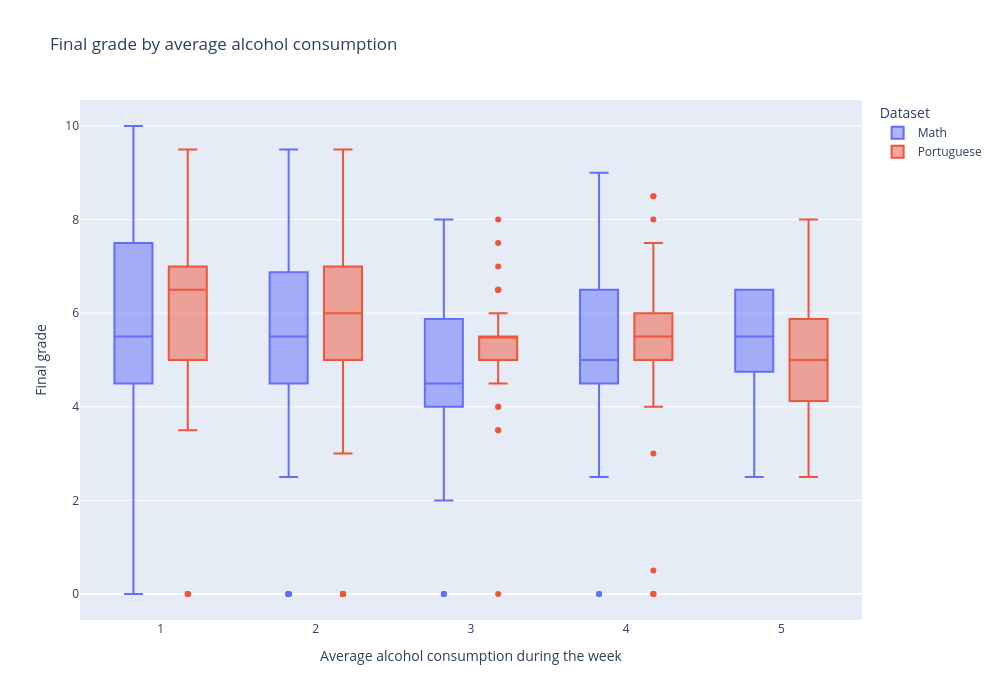

Notebook code cell kept with this figure:
### Code cell
# Alcoholscore berekenen
df3_mat["Alcohol"] = ((df3_mat["Dalc"] + df3_mat["Walc"]) / 2).round()
df3_por["Alcohol"] = ((df3_por["Dalc"] + df3_por["Walc"]) / 2).round()

# Dataset-label toevoegen
mat = df3_mat.copy()
mat["Dataset"] = "Math"

por = df3_por.copy()
por["Dataset"] = "Portuguese"

# Samenvoegen
df_all = pd.concat([mat, por], ignore_index=True)

fig = px.box(
    df_all,
    x="Alcohol",
    y="G3",
    color="Dataset",
    labels={
        "Alcohol": "Average alcohol consumption during the week",
        "G3": "Final grade"
    },
    title="Final grade by average alcohol consumption"
)

fig.update_layout(
    width=1000,
    height=700
)

fig.show()

### Figure 1 — Plotly figure (JSON) as saved in the notebook; plotly's stock layout.template omitted (floating-point values rounded to 4 significant figures; data arrays with more than 128 entries replaced by an {"elided": "..."} marker saying what was removed)
{"data": [{"alignmentgroup": "True", "hovertemplate": "Dataset=Math<br>Average alcohol consumption during the week=%{x}<br>Final grade=%{y}<extra></extra>", "legendgroup": "Math", "marker": {"color": "#636efa"}, "name": "Math", "notched": false, "offsetgroup": "Math", "orientation": "v", "showlegend": true, "type": "box", "x": {"elided": "395 float values"}, "x0": " ", "xaxis": "x", "y": {"elided": "395 float values"}, "y0": " ", "yaxis": "y"}, {"alignmentgroup": "True", "hovertemplate": "Dataset=Portuguese<br>Average alcohol consumption during the week=%{x}<br>Final grade=%{y}<extra></extra>", "legendgroup": "Portuguese", "marker": {"color": "#EF553B"}, "name": "Portuguese", "notched": false, "offsetgroup": "Portuguese", "orientation": "v", "showlegend": true, "type": "box", "x": {"elided": "649 float values"}, "x0": " ", "xaxis": "x", "y": {"elided": "649 float values"}, "y0": " ", "yaxis": "y"}], "layout": {"boxmode": "group", "height": 700, "legend": {"title": {"text": "Dataset"}, "tracegroupgap": 0}, "title": {"text": "Final grade by average alcohol consumption"}, "width": 1000, "xaxis": {"anchor": "y", "domain": [0, 1], "title": {"text": "Average alcohol consumption during the week"}}, "yaxis": {"anchor": "x", "domain": [0, 1], "title": {"text": "Final grade"}}}}
